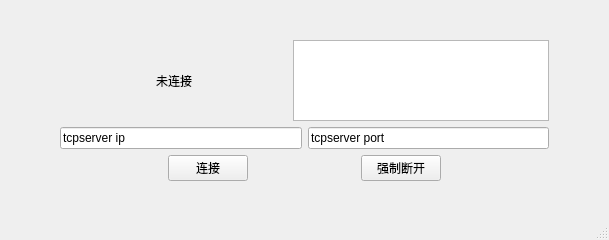
<?xml version="1.0" encoding="UTF-8"?>
<ui version="4.0">
 <class>TCP_Client</class>
 <widget class="QMainWindow" name="TCP_Client">
  <property name="geometry">
   <rect>
    <x>0</x>
    <y>0</y>
    <width>609</width>
    <height>240</height>
   </rect>
  </property>
  <property name="windowTitle">
   <string>TCP_Client</string>
  </property>
  <widget class="QWidget" name="centralwidget">
   <widget class="QWidget" name="">
    <property name="geometry">
     <rect>
      <x>60</x>
      <y>40</y>
      <width>489</width>
      <height>141</height>
     </rect>
    </property>
    <layout class="QVBoxLayout" name="verticalLayout" stretch="1,1,1">
     <item>
      <layout class="QHBoxLayout" name="horizontalLayout_3">
       <item>
        <spacer name="horizontalSpacer_5">
         <property name="orientation">
          <enum>Qt::Horizontal</enum>
         </property>
         <property name="sizeHint" stdset="0">
          <size>
           <width>40</width>
           <height>20</height>
          </size>
         </property>
        </spacer>
       </item>
       <item>
        <widget class="QLabel" name="Point0">
         <property name="text">
          <string>未连接</string>
         </property>
        </widget>
       </item>
       <item>
        <spacer name="horizontalSpacer_4">
         <property name="orientation">
          <enum>Qt::Horizontal</enum>
         </property>
         <property name="sizeHint" stdset="0">
          <size>
           <width>40</width>
           <height>20</height>
          </size>
         </property>
        </spacer>
       </item>
       <item>
        <widget class="QTextBrowser" name="Read_Text"/>
       </item>
      </layout>
     </item>
     <item>
      <layout class="QHBoxLayout" name="horizontalLayout">
       <item>
        <widget class="QLineEdit" name="Input_IP">
         <property name="text">
          <string>tcpserver ip</string>
         </property>
        </widget>
       </item>
       <item>
        <widget class="QLineEdit" name="Input_Port">
         <property name="text">
          <string>tcpserver port</string>
         </property>
        </widget>
       </item>
      </layout>
     </item>
     <item>
      <layout class="QHBoxLayout" name="horizontalLayout_2">
       <item>
        <spacer name="horizontalSpacer_2">
         <property name="orientation">
          <enum>Qt::Horizontal</enum>
         </property>
         <property name="sizeHint" stdset="0">
          <size>
           <width>40</width>
           <height>20</height>
          </size>
         </property>
        </spacer>
       </item>
       <item>
        <widget class="QPushButton" name="Button0">
         <property name="text">
          <string>连接</string>
         </property>
        </widget>
       </item>
       <item>
        <spacer name="horizontalSpacer">
         <property name="orientation">
          <enum>Qt::Horizontal</enum>
         </property>
         <property name="sizeHint" stdset="0">
          <size>
           <width>40</width>
           <height>20</height>
          </size>
         </property>
        </spacer>
       </item>
       <item>
        <widget class="QPushButton" name="Button1">
         <property name="text">
          <string>强制断开</string>
         </property>
        </widget>
       </item>
       <item>
        <spacer name="horizontalSpacer_3">
         <property name="orientation">
          <enum>Qt::Horizontal</enum>
         </property>
         <property name="sizeHint" stdset="0">
          <size>
           <width>40</width>
           <height>20</height>
          </size>
         </property>
        </spacer>
       </item>
      </layout>
     </item>
    </layout>
   </widget>
  </widget>
  <widget class="QMenuBar" name="menubar">
   <property name="geometry">
    <rect>
     <x>0</x>
     <y>0</y>
     <width>609</width>
     <height>21</height>
    </rect>
   </property>
  </widget>
  <widget class="QStatusBar" name="statusbar"/>
 </widget>
 <resources/>
 <connections/>
</ui>
